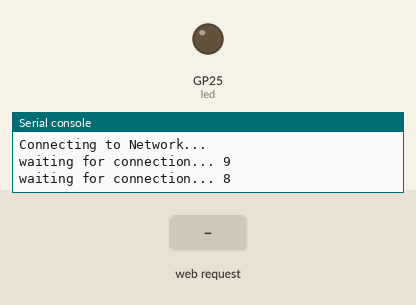
Bench run of a program on a simulated Raspberry Pi Pico running MicroPython. Parts: output pins drawn as LEDs (lit = HIGH), the last lines printed to the serial console. The inputs (shaded band) are chosen by the test bench. WiFi joins after 1.5 s; files that are not in the repository are absent.

Above: at 1.2 s.
1.3 s: HTTP request GET /ledon received
At 3.0 s:
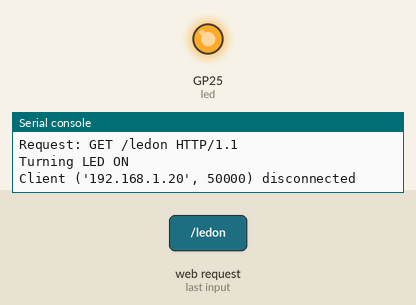
3.5 s: HTTP request GET /ledoff received
At 4.0 s:
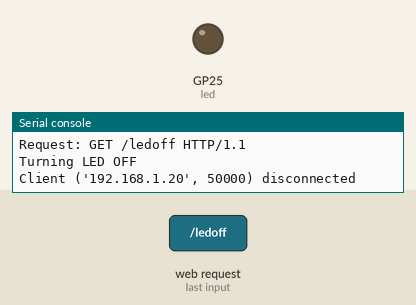
Timing chart, 0 to 6.5 s (numbered marks = the images above; inputs shaded):
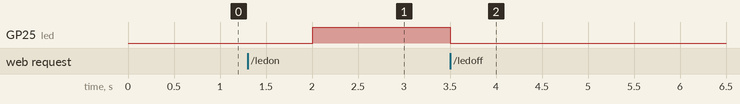

The program:

simpleled_async.py
```python
# modified from https://www.youtube.com/watch?v=eym8NpHr9Xw
# use web interface to control an LED asynchronously

import utime
import network
from machine import Pin
import uasyncio as asyncio # Ensure this is uasyncio, not just asyncio

ssid = 'TARDIS'
password = 'omniclimb'

# Global variables for LED and state
led = Pin('LED', Pin.OUT)
led.off()
led_state = False

# Placeholder for HTML content
default_html_content = """<!DOCTYPE html>
<html>
<head>
    <title>Pico LED Control</title>
    <meta name="viewport" content="width=device-width, initial-scale=1">
    <link rel="icon" href="data:,">
    <style>
        body { font-family: sans-serif; text-align: center; margin-top: 50px; }
        .button { display: inline-block; padding: 10px 20px; margin: 10px; font-size: 1.2em;
                  text-decoration: none; color: white; background-color: #4CAF50;
                  border-radius: 5px; cursor: pointer; }
        .button-off { background-color: #f44336; }
    </style>
</head>
<body>
    <h1>Pico W LED Control</h1>
    <p>Current LED State: **ledState**</p>
    <p>
        <a href="/ledon" class="button">Turn On</a>
        <a href="/ledoff" class="button button-off">Turn Off</a>
    </p>
</body>
</html>"""

# WiFi Connection Function (synchronous)
def connect_to_network():
    wlan = network.WLAN(network.STA_IF)
    wlan.active(True)
    wlan.config(pm = 0xa11140) # disabling power-save mode
    wlan.connect(ssid, password)

    max_wait = 10
    while max_wait > 0:
        if wlan.status() < 0 or wlan.status() >= 3:
            break
        max_wait -= 1
        print('waiting for connection... ' + str(max_wait))
        utime.sleep(1)

    if wlan.status() != 3:
        raise RuntimeError('network connection failed')
    else:
        print('wlan connected')
        status = wlan.ifconfig()
        pico_ip = status[0]
        print('ip = ' + pico_ip)
        return pico_ip, wlan

# Asynchronous Client Handler
async def serve_client(reader, writer):
    global led_state

    try:
        addr = writer.get_extra_info('peername')
        print(f"Client connected from {addr}")

        request_line = await reader.readline()
        request_str = request_line.decode('utf-8').strip()
        print(f"Request: {request_str}")

        # Read headers until empty line
        while True:
            header_line = await reader.readline()
            if header_line == b'\r\n':
                break

        request_url = request_str.split(' ')[1]

        response_status = b'HTTP/1.0 200 OK\r\nContent-type: text/html\r\n\r\n'
        current_html_content = default_html_content

        if request_url.find("/ledon") != -1:
            print("Turning LED ON")
            led_state = True
            led.on()
        elif request_url.find("/ledoff") != -1:
            print("Turning LED OFF")
            led_state = False
            led.off()
        elif request_url.find("/favicon.ico") != -1:
            response_status = b'HTTP/1.0 204 No Content\r\n\r\n'
            # No HTML content for 204 No Content
        else:
            pass

        # Load HTML content from file or use default
        try:
            with open("simpleled.html", "r") as f:
                current_html_content = f.read()
        except OSError:
            pass

        # Replace placeholder in HTML
        led_state_text = "OFF"
        if led_state:
            led_state_text = "ON"
        final_html_response = current_html_content.replace('**ledState**', led_state_text)

        # Write response to client
        writer.write(response_status)
        if response_status == b'HTTP/1.0 200 OK\r\nContent-type: text/html\r\n\r\n':
            writer.write(final_html_response.encode('utf-8'))

        await writer.drain()

    except OSError as e:
        print(f"Connection error: {e}")
    except Exception as e:
        print(f"Error serving client: {e}")
    finally:
        writer.close()
        await writer.wait_closed()
        print(f"Client {addr} disconnected")

# Main Asynchronous Function
async def main():
    global wlan_obj
    print("Connecting to Network...")
    pico_ip, wlan_obj = connect_to_network()

    print("Setting up webserver...")
    # asyncio.start_server returns a Server object, use async with for clean shutdown
    server = await asyncio.start_server(serve_client, pico_ip, 80)
    print(f"Server started on http://{pico_ip}:80")

    # This keeps the main task running and allows the server to serve connections
    # When `main()` is cancelled (e.g., by KeyboardInterrupt),
    # `server.wait_closed()` will raise CancelledError, and the `async with server:`
    # block will ensure the server socket is properly closed.
    async with server:
        await server.wait_closed()

# Entry Point for the Script with Error Handling and Cleanup
if __name__ == "__main__":
    wlan_obj = None # Initialize wlan_obj to None
    try:
        asyncio.run(main())
    except KeyboardInterrupt:
        print("\nProgram interrupted by user (Ctrl+C)")
    except Exception as e:
        print(f"An unexpected error occurred in main: {e}")
    finally:
        print("Attempting to clean up resources...")
        # In MicroPython's uasyncio, directly stopping the loop is often sufficient
        # combined with the `async with server:` block in `main()`.
        # `all_tasks()` is often not available.

        loop = asyncio.get_event_loop()
        try:
            # If the loop is still running (e.g., after an unexpected exception), stop it
            # This might raise RuntimeError if the loop isn't running or is already closed
            if loop.is_running():
                loop.stop()
                print("Event loop stopped.")

            # Close the loop
            if not loop.is_closed():
                loop.close()
                print("Event loop closed.")

        except Exception as e:
            print(f"Error during loop cleanup: {e}")

        # Disconnect Wi-Fi and turn off LED
        if wlan_obj and wlan_obj.isconnected():
            wlan_obj.disconnect()
            print("Wi-Fi disconnected.")
        if wlan_obj:
            wlan_obj.active(False)
            print("Wi-Fi deactivated.")
        led.off()
        print("LED turned off.")
        print("Cleanup complete.")
```

Measured:
- after the input at 1.3 s, GP25 (led): LOW → HIGH after 0.71 s
- after the input at 3.5 s, GP25 (led): HIGH → LOW at once
